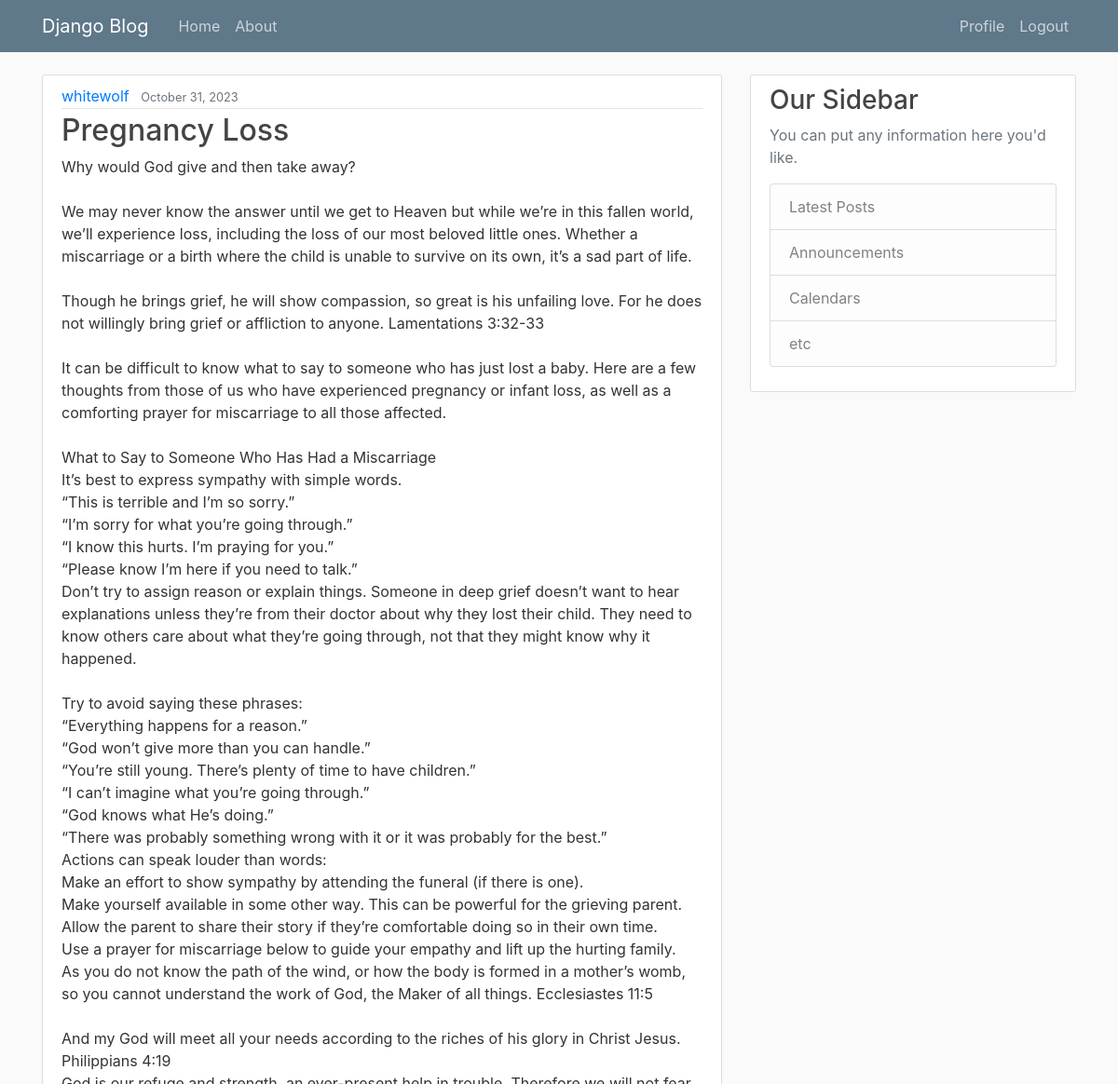
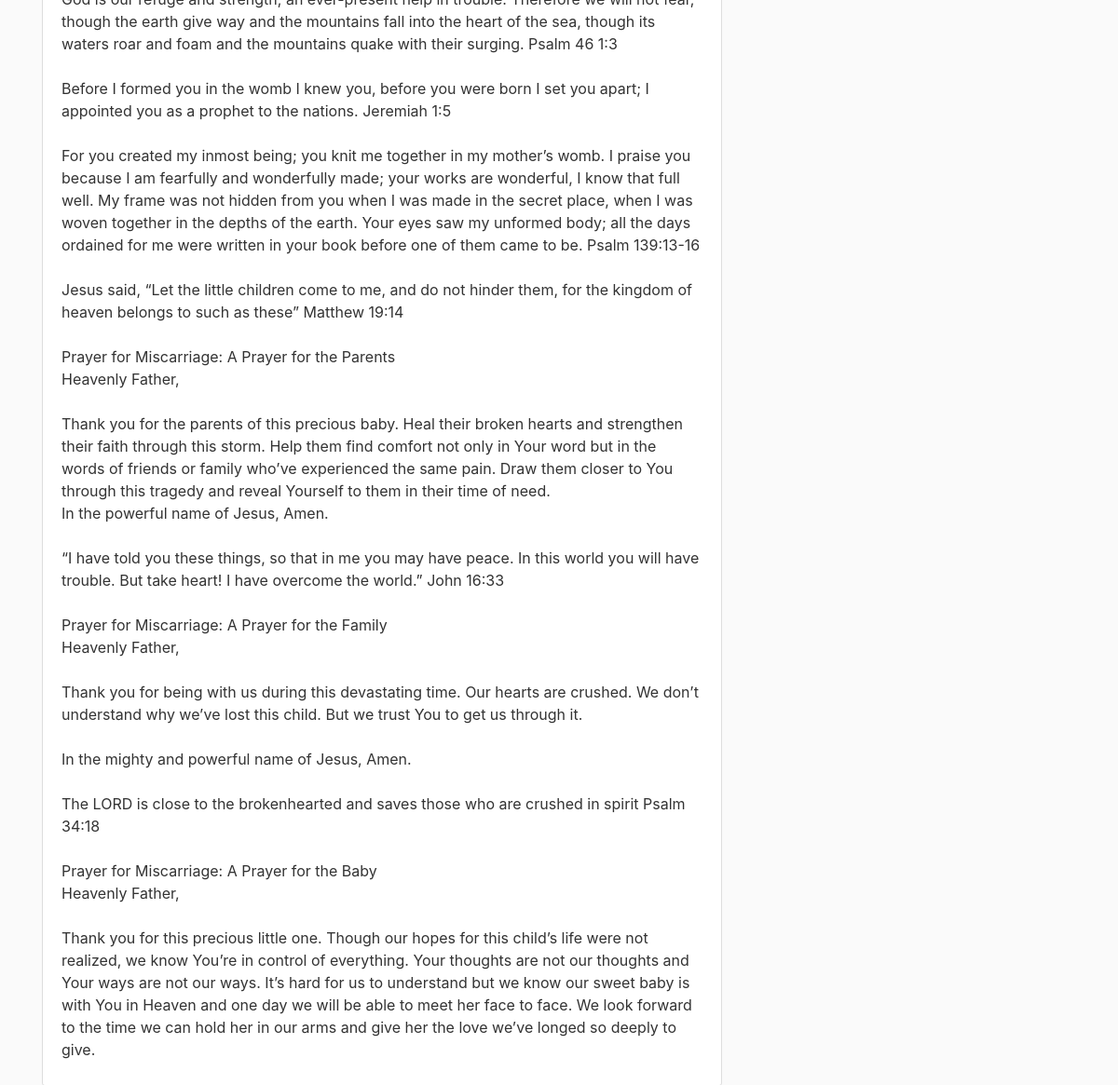
/post/1/ (signed in), run on the app's committed database (2 pictures, top to bottom).
### blog/models.py (models this page shows, shortened)
class Post(models.Model):
	title = models.CharField(max_length=100)
	content = models.TextField()
	date_posted = models.DateTimeField(default=timezone.now)
	author = models.ForeignKey(User, on_delete=models.CASCADE)  #, a ForeignKey is a field used to create a many-to-one relationship between two models in a database.

### blog/views.py (the view)
# urls.py: path('post/<int:pk>/', PostDetailView.as_view(), name = 'post-detail'),  #pk is the primary key of post
class PostDetailView(DetailView):
    model = Post

### blog/templates/blog/post_detail.html
{% extends "blog/base.html" %}
{% block content %}
	<article class="media content-section">
    <div class="media-body">
      <div class="article-metadata">
        <a class="mr-2" href="#">{{ object.author }}</a>
        <small class="text-muted">{{ object.date_posted|date:"F d, Y" }}</small>
      </div>
      <h2 class="article-title">{{ object.title }}</h2>
      <p class="article-content">{{ object.content }}</p>
    </div>
  </article>
{% endblock content %}

### blog/static/blog/main.css (style rules this page uses)
body { background: #fafafa; color: #333333; margin-top: 5rem; }
h1, h2, h3, h4, h5, h6 { color: #444444; }
.content-section { background: #ffffff; padding: 10px 20px; border: 1px solid #dddddd; border-radius: 3px; margin-bottom: 20px; }
.article-title { color: #444444; }
.article-content { white-space: pre-line; }
.article-metadata { padding-bottom: 1px; margin-bottom: 4px; border-bottom: 1px solid #e3e3e3 }

### data on the page
Post: author "whitewolf", date_posted "October 31, 2023", title "Pregnancy Loss", content "Why would God give and then take away? We may never know the answer until we get to Heaven but while we’re in this fallen world, we’ll experience loss, including the loss of our most beloved little ones. Whether a miscarriage or a birth where the child is unable to survive on its own, it’s a sad part of life. Though he brings grief, he will show compassion, so great is his unfailing love. For he does not willingly bring grief or affliction to anyone. Lamentations 3:32-33 It can be difficult to know what to say to someone who has just lost a baby. Here are a few thoughts from those of us who have experienced pregnancy or infant loss, as well as a comforting prayer for miscarriage to all…"
